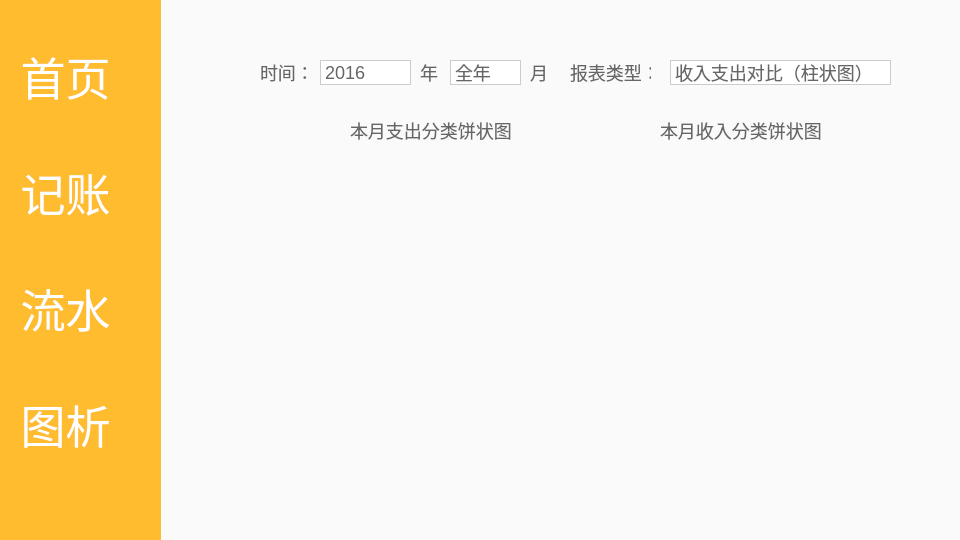
<?xml version="1.0" encoding="UTF-8"?>
<ui version="4.0">
 <class>chart</class>
 <widget class="QDialog" name="chart">
  <property name="geometry">
   <rect>
    <x>0</x>
    <y>0</y>
    <width>960</width>
    <height>540</height>
   </rect>
  </property>
  <property name="minimumSize">
   <size>
    <width>960</width>
    <height>540</height>
   </size>
  </property>
  <property name="maximumSize">
   <size>
    <width>960</width>
    <height>540</height>
   </size>
  </property>
  <property name="windowTitle">
   <string>虎图帐</string>
  </property>
  <property name="windowIcon">
   <iconset resource="img.qrc">
    <normaloff>:/img/icon.jpg</normaloff>:/img/icon.jpg</iconset>
  </property>
  <property name="styleSheet">
   <string notr="true">#chart{
	background-color: #fafafa;
}
QLabel {
	font-family: &quot;微软雅黑&quot;;
	font-size: 18px;
	color: #666;
}

QPushButton#AccountStatementBtn,QPushButton#AccountingBtn,QPushButton#ChartBtn,QPushButton#HomepageBtn {
    color: #fff;
    font-size: 45px;
    font-family: &quot;逐浪雅宋体&quot;;
    line-height: 80px;
    height: 80px;
    border: 0;
}

QPushButton#AccountStatementBtn:hover,QPushButton#AccountingBtn:hover,QPushButton#ChartBtn:hover,QPushButton#HomepageBtn:hover {
	
	background-image: url(:/img/hoverBackground.png);
}
QPushButton#AccountStatementBtn:pressed,QPushButton#AccountingBtn:pressed,QPushButton#ChartBtn:pressed,QPushButton#HomepageBtn:pressed {
	
	background-image: url(:/img/pressedBackground.png);
}


QWidget#leftContainer {
    background-color:#ffbc2e
}
QComboBox {
	line-height: 20px;
    height: 20px;
    font-family: &quot;微软雅黑&quot;;
    font-size: 18px;
    color: #666;
	border: 1px solid #ccc;
}

QComboBox::down-arrow {
	width: 16px;
   
	image: url(:/img/btnDownUnChecked.png);
	background-color: #fff;
}
QComboBox::down-arrow:pressed{
   
	image: url(:/img/btnDownChecked.png);
}
QComboBox::drop-down {
	border: 0;
}
#setBtn {
	border: 0;
	background-image: url(:/img/keyUnclicked.png);
}
#setBtn:pressed {
	background-image :url(:/img/keyCLicked.png)
}</string>
  </property>
  <widget class="QWidget" name="horizontalLayoutWidget">
   <property name="geometry">
    <rect>
     <x>0</x>
     <y>0</y>
     <width>161</width>
     <height>561</height>
    </rect>
   </property>
   <layout class="QHBoxLayout" name="lOuterLayout">
    <property name="spacing">
     <number>0</number>
    </property>
    <item>
     <widget class="QWidget" name="leftContainer" native="true">
      <property name="enabled">
       <bool>true</bool>
      </property>
      <widget class="QWidget" name="verticalLayoutWidget_3">
       <property name="geometry">
        <rect>
         <x>0</x>
         <y>0</y>
         <width>131</width>
         <height>501</height>
        </rect>
       </property>
       <layout class="QVBoxLayout" name="leftLayout">
        <property name="spacing">
         <number>0</number>
        </property>
        <property name="leftMargin">
         <number>0</number>
        </property>
        <property name="topMargin">
         <number>0</number>
        </property>
        <property name="rightMargin">
         <number>0</number>
        </property>
        <item>
         <widget class="QPushButton" name="HomepageBtn">
          <property name="text">
           <string>首页</string>
          </property>
          <property name="flat">
           <bool>false</bool>
          </property>
         </widget>
        </item>
        <item>
         <widget class="QPushButton" name="AccountingBtn">
          <property name="text">
           <string>记账</string>
          </property>
          <property name="flat">
           <bool>false</bool>
          </property>
         </widget>
        </item>
        <item>
         <widget class="QPushButton" name="AccountStatementBtn">
          <property name="text">
           <string>流水</string>
          </property>
         </widget>
        </item>
        <item>
         <widget class="QPushButton" name="ChartBtn">
          <property name="text">
           <string>图析</string>
          </property>
         </widget>
        </item>
       </layout>
      </widget>
     </widget>
    </item>
   </layout>
  </widget>
  <widget class="QWidget" name="widget" native="true">
   <property name="geometry">
    <rect>
     <x>220</x>
     <y>40</y>
     <width>675</width>
     <height>481</height>
    </rect>
   </property>
   <widget class="QComboBox" name="chooseYear">
    <property name="geometry">
     <rect>
      <x>100</x>
      <y>20</y>
      <width>91</width>
      <height>25</height>
     </rect>
    </property>
    <property name="autoFillBackground">
     <bool>false</bool>
    </property>
    <property name="currentIndex">
     <number>1</number>
    </property>
    <item>
     <property name="text">
      <string>2015</string>
     </property>
    </item>
    <item>
     <property name="text">
      <string>2016</string>
     </property>
    </item>
    <item>
     <property name="text">
      <string>2017</string>
     </property>
    </item>
    <item>
     <property name="text">
      <string>2018</string>
     </property>
    </item>
    <item>
     <property name="text">
      <string>2019</string>
     </property>
    </item>
    <item>
     <property name="text">
      <string>2020</string>
     </property>
    </item>
   </widget>
   <widget class="QComboBox" name="chooseChart">
    <property name="geometry">
     <rect>
      <x>450</x>
      <y>20</y>
      <width>221</width>
      <height>25</height>
     </rect>
    </property>
    <item>
     <property name="text">
      <string>收入支出对比（柱状图）</string>
     </property>
    </item>
    <item>
     <property name="text">
      <string>分类收入对比（柱状图）</string>
     </property>
    </item>
    <item>
     <property name="text">
      <string>分类支出对比（柱状图）</string>
     </property>
    </item>
    <item>
     <property name="text">
      <string>收入支出分类饼状图</string>
     </property>
    </item>
   </widget>
   <widget class="QComboBox" name="chooseMonth">
    <property name="geometry">
     <rect>
      <x>230</x>
      <y>20</y>
      <width>71</width>
      <height>25</height>
     </rect>
    </property>
    <property name="currentIndex">
     <number>0</number>
    </property>
    <item>
     <property name="text">
      <string>全年</string>
     </property>
    </item>
    <item>
     <property name="text">
      <string>1</string>
     </property>
    </item>
    <item>
     <property name="text">
      <string>2</string>
     </property>
    </item>
    <item>
     <property name="text">
      <string>3</string>
     </property>
    </item>
    <item>
     <property name="text">
      <string>4</string>
     </property>
    </item>
    <item>
     <property name="text">
      <string>5</string>
     </property>
    </item>
    <item>
     <property name="text">
      <string>6</string>
     </property>
    </item>
    <item>
     <property name="text">
      <string>7</string>
     </property>
    </item>
    <item>
     <property name="text">
      <string>8</string>
     </property>
    </item>
    <item>
     <property name="text">
      <string>9</string>
     </property>
    </item>
    <item>
     <property name="text">
      <string>10</string>
     </property>
    </item>
    <item>
     <property name="text">
      <string>11</string>
     </property>
    </item>
    <item>
     <property name="text">
      <string>12</string>
     </property>
    </item>
   </widget>
   <widget class="QWidget" name="layoutWidget">
    <property name="geometry">
     <rect>
      <x>40</x>
      <y>60</y>
      <width>631</width>
      <height>331</height>
     </rect>
    </property>
    <layout class="QHBoxLayout" name="chartLayout">
     <property name="spacing">
      <number>0</number>
     </property>
    </layout>
   </widget>
   <widget class="QLabel" name="timeLabel">
    <property name="geometry">
     <rect>
      <x>40</x>
      <y>20</y>
      <width>55</width>
      <height>25</height>
     </rect>
    </property>
    <property name="text">
     <string>时间：</string>
    </property>
   </widget>
   <widget class="QLabel" name="label">
    <property name="geometry">
     <rect>
      <x>350</x>
      <y>20</y>
      <width>81</width>
      <height>25</height>
     </rect>
    </property>
    <property name="text">
     <string>报表类型：</string>
    </property>
   </widget>
   <widget class="QLabel" name="label_2">
    <property name="geometry">
     <rect>
      <x>310</x>
      <y>20</y>
      <width>21</width>
      <height>25</height>
     </rect>
    </property>
    <property name="text">
     <string>月</string>
    </property>
   </widget>
   <widget class="QLabel" name="label_3">
    <property name="geometry">
     <rect>
      <x>200</x>
      <y>20</y>
      <width>21</width>
      <height>25</height>
     </rect>
    </property>
    <property name="text">
     <string>年</string>
    </property>
   </widget>
  </widget>
  <widget class="QLabel" name="label_4">
   <property name="geometry">
    <rect>
     <x>170</x>
     <y>490</y>
     <width>59</width>
     <height>17</height>
    </rect>
   </property>
   <property name="text">
    <string/>
   </property>
   <property name="pixmap">
    <pixmap resource="img.qrc">:/img/earnList.png</pixmap>
   </property>
  </widget>
  <widget class="QPushButton" name="setBtn">
   <property name="geometry">
    <rect>
     <x>0</x>
     <y>450</y>
     <width>159</width>
     <height>53</height>
    </rect>
   </property>
   <property name="text">
    <string/>
   </property>
   <property name="iconSize">
    <size>
     <width>97</width>
     <height>56</height>
    </size>
   </property>
  </widget>
  <widget class="QLabel" name="outcomeLabel">
   <property name="geometry">
    <rect>
     <x>345</x>
     <y>120</y>
     <width>171</width>
     <height>21</height>
    </rect>
   </property>
   <property name="text">
    <string> 本月支出分类饼状图</string>
   </property>
  </widget>
  <widget class="QLabel" name="incomeLabel">
   <property name="geometry">
    <rect>
     <x>660</x>
     <y>120</y>
     <width>171</width>
     <height>21</height>
    </rect>
   </property>
   <property name="text">
    <string>本月收入分类饼状图</string>
   </property>
  </widget>
  <widget class="QLabel" name="outcomeInfo">
   <property name="geometry">
    <rect>
     <x>275</x>
     <y>400</y>
     <width>311</width>
     <height>61</height>
    </rect>
   </property>
   <property name="text">
    <string/>
   </property>
   <property name="pixmap">
    <pixmap resource="img.qrc">:/img/earnList.png</pixmap>
   </property>
  </widget>
  <widget class="QLabel" name="incomeInfo">
   <property name="geometry">
    <rect>
     <x>635</x>
     <y>400</y>
     <width>241</width>
     <height>61</height>
    </rect>
   </property>
   <property name="text">
    <string/>
   </property>
   <property name="pixmap">
    <pixmap resource="img.qrc">:/img/payList.png</pixmap>
   </property>
  </widget>
 </widget>
 <resources>
  <include location="img.qrc"/>
 </resources>
 <connections/>
</ui>
